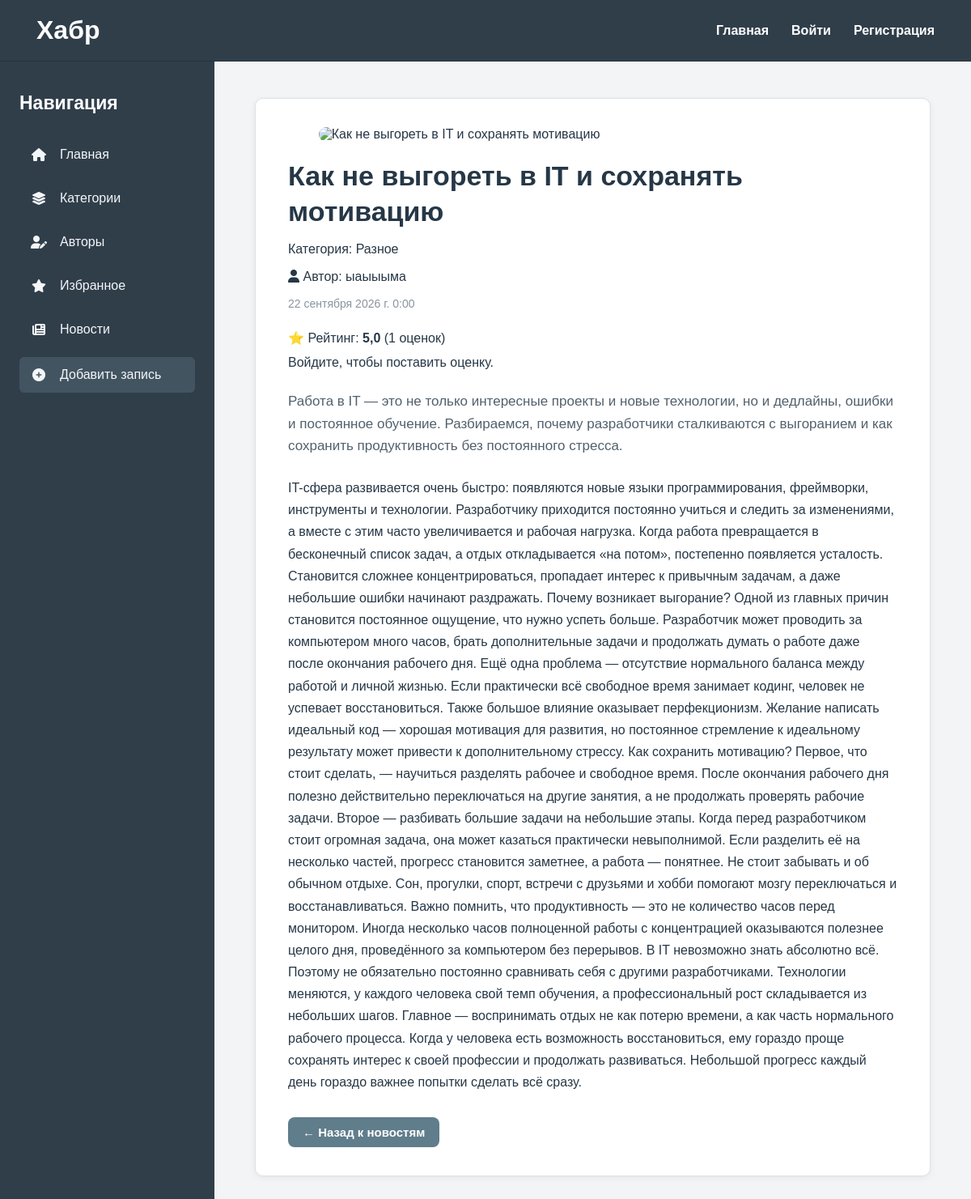
/news/16/, run on the app's committed database.
### news/models.py (models this page shows, shortened)
class News(models.Model):
    title = models.CharField("Название", max_length=100)
    anons = models.CharField("Название", max_length=250)
    full_text = models.TextField("Статья")
    data = models.DateTimeField("Дата публикации")
    category = models.ForeignKey(
        Category,
        on_delete=models.CASCADE,
        related_name="news",
        verbose_name="Категория",
    )
    author = models.ForeignKey(
        User, on_delete=models.CASCADE, related_name="news", null=True, blank=True
    )
    image = CloudinaryField("Изображение", blank=True, null=True)
    status = models.CharField(
        'Статус',
        max_length=20,
        choices=[
            ('pending', 'На проверке'),
            ('approved', 'Одобрено'),
            ('rejected', 'Отклонено'),
        ],
        default='pending'
    )
    class Meta:
        verbose_name = "Новость"
        verbose_name_plural = "Новости"

class Category(models.Model):
    name = models.CharField("Название", max_length=100)

### news/views.py (the view)
# urls.py: path("<int:pk>/", views.NewsDetailView.as_view(), name="detail"),
class NewsDetailView(DetailView):
    model = News
    template_name = "news/details_view.html"
    context_object_name = "post"
    def dispatch(self, request, *args, **kwargs):
        self.object = self.get_object()
        is_admin = (
            request.user.is_superuser
            or request.user.groups.filter(name="Admin").exists()
        )
        is_author = (
            request.user.is_authenticated
            and self.object.author == request.user
        )
        if self.object.status != "approved" and not (is_admin or is_author):
            raise PermissionDenied
        return super().dispatch(request, *args, **kwargs)
    def get_context_data(self, **kwargs):
        context = super().get_context_data(**kwargs)
        post = self.object
        ratings = post.ratings.all()
        context["rating_count"] = ratings.count()
        if ratings.exists():
            context["average_rating"] = round(
                sum(rating.value for rating in ratings) / ratings.count(), 1
            )
        else:
            context["average_rating"] = 0
        if self.request.user.is_authenticated:
            user_rating = ratings.filter(user=self.request.user).first()
            context["user_rating"] = user_rating.value if user_rating else None
        else:
            context["user_rating"] = None
        return context

### news/templates/news/details_view.html (shortened to what this page needs)
{% extends 'layout.html' %}
{% block content %}
<article class="news-detail">
    {% if post.image %}
        <img
            src="{{ post.image.url }}"
            alt="{{ post.title }}"
            class="news-detail-image"
        >
    {% endif %}
    <h1>{{ post.title }}</h1>
    <p class="news-category">
    Категория: {{ post.category.name }}
    </p>
    <p class="news-author">
        <i class="fa-solid fa-user"></i>
        Автор: {{ post.author.username|default:"Неизвестный автор" }}
    </p>
    <p class="news-date">
        {{ post.data }}
    </p>
    <div class="news-rating" style="
    margin-top: 20px;
    margin-bottom: 25px;
">
    <p style="margin-bottom: 12px;">
        ⭐ Рейтинг:
        <strong>{{ average_rating }}</strong>
        ({{ rating_count }} оценок)
    </p>
    {% if user.is_authenticated %}
        <form method="post" action="{% url 'rate-news' post.pk %}">
            {% csrf_token %}
            <div style="
                display: flex;
                flex-direction: column;
                gap: 10px;
                max-width: 635px;
            ">
                <label for="rating">
                    Ваша оценка:
                </label>
                <select
                    name="rating"
                    id="rating"
                    style="
                        padding: 10px;
                        border: 1px solid #ccc;
                        border-radius: 6px;
                        font-size: 15px;
                    "
                >
                    <option value="1" {% if user_rating == 1 %}selected{% endif %}>
                        1 ⭐
                    </option>
                    <option value="2" {% if user_rating == 2 %}selected{% endif %}>
                        2 ⭐
                    </option>
                    <option value="3" {% if user_rating == 3 %}selected{% endif %}>
                        3 ⭐
                    </option>
                    <option value="4" {% if user_rating == 4 %}selected{% endif %}>
                        4 ⭐
                    </option>
                    <option value="5" {% if user_rating == 5 %}selected{% endif %}>
                        5 ⭐
                    </option>
                </select>
                <button
                    type="submit"
                    style="
                        width: fit-content;
                        padding: 9px 22px;
                        border: none;
                        border-radius: 6px;
                        background-color: #4d9ac4;
                        color: white;
                        cursor: pointer;
                        font-size: 15px;
                    "
                >
                    Оценить
                </button>
            </div>
        </form>
    {% else %}
        <p style="margin-top: 12px;">
            Войдите, чтобы поставить оценку.
        </p>
    {% endif %}
</div>
    <p class="news-anons">
        {{ post.anons }}
    </p>
    <div class="news-text">
        {{ post.full_text }}
    </div>
    <div style="
        margin-top: 30px;
        display: flex;
        gap: 12px;
        align-items: center;
        flex-wrap: wrap;
    ">
        <a href="{% url 'news' %}" style="
            display: inline-block;
            padding: 10px 18px;
            background-color: #607d8b;
            color: white;
            border-radius: 8px;
            text-decoration: none;
            font-size: 15px;
            font-weight: 600;
        ">
            ← Назад к новостям
        </a>
    </div>
</article>
{% endblock %}

### main/static/main/css/main.css (style rules this page uses)
* { box-sizing: border-box; }
body { margin: 0; font-family: Arial, Helvetica, sans-serif; background: #f2f4f5; color: #263746; }
.news-detail { padding: 35px 40px; background: white; border: 1px solid #dce2e6; border-radius: 10px; box-shadow: 0 2px 8px rgba(0, 0, 0, 0.06); }
.news-detail h1 { margin: 0 0 15px; color: #263746; font-size: 34px; line-height: 1.3; }
.news-date { margin-bottom: 25px; color: #89959e; font-size: 14px; }
.news-anons { color: #52616d; font-size: 17px; line-height: 1.6; font-weight: 500; }
.news-text { margin-top: 25px; color: #263746; font-size: 16px; line-height: 1.7; }
.news-detail-image { display: block; width: 90%; max-width: 700px; max-height: 480px; object-fit: cover; border-radius: 10px; margin: 0 auto 20px; }

### data on the page
News: title "Как не выгореть в IT и сохранять мотивацию", category.name "Разное", author.username "ыаыыыма", data "22 сентября 2026 г. 0:00", anons "Работа в IT — это не только интересные проекты и новые технологии, но и дедлайны, ошибки и постоянное обучение. Разбираемся, почему разработчики сталкиваются с выгоранием и как сохранить продуктивность без постоянного стресса.", full_text "IT-сфера развивается очень быстро: появляются новые языки программирования, фреймворки, инструменты и технологии. Разработчику приходится постоянно учиться и следить за изменениями, а вместе с этим часто увеличивается и рабочая нагрузка. Когда работа превращается в бесконечный список задач, а отдых откладывается «на потом», постепенно появляется усталость. Становится сложнее концентрироваться, пропадает интерес к привычным задачам, а даже небольшие ошибки начинают раздражать. Почему возникает выгорание? Одной из главных причин становится постоянное ощущение, что нужно успеть больше. Разработчик может проводить за компьютером много часов, брать дополнительные задачи и продолжать думать о…"

### other printed values
{{ average_rating }} "5,0"
{{ rating_count }} "1"
